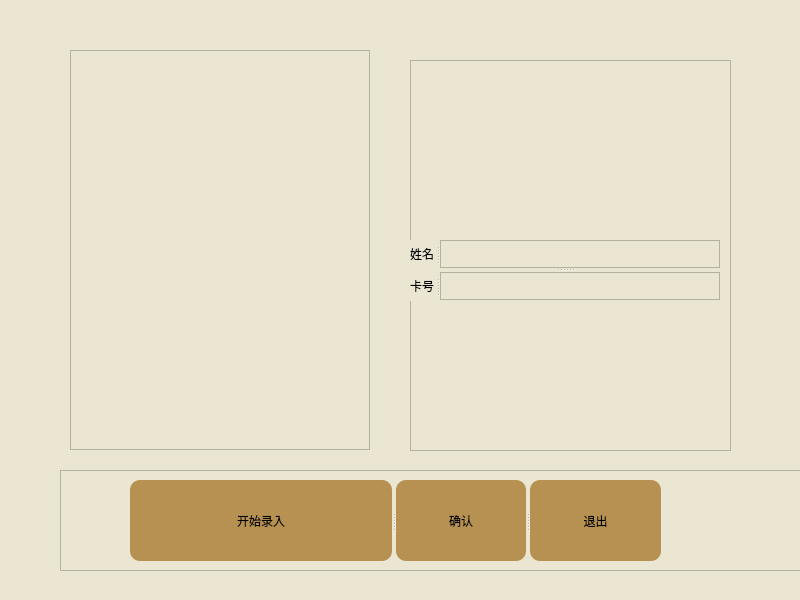
<?xml version="1.0" encoding="UTF-8"?>
<ui version="4.0">
 <class>Dialog</class>
 <widget class="QDialog" name="Dialog">
  <property name="geometry">
   <rect>
    <x>0</x>
    <y>0</y>
    <width>800</width>
    <height>600</height>
   </rect>
  </property>
  <property name="windowTitle">
   <string>录入</string>
  </property>
  <property name="styleSheet">
   <string notr="true">background-color: rgb(235, 230, 210);</string>
  </property>
  <widget class="QGraphicsView" name="photoarea">
   <property name="geometry">
    <rect>
     <x>70</x>
     <y>50</y>
     <width>300</width>
     <height>400</height>
    </rect>
   </property>
   <property name="focusPolicy">
    <enum>Qt::StrongFocus</enum>
   </property>
  </widget>
  <widget class="QFrame" name="infoframe">
   <property name="geometry">
    <rect>
     <x>410</x>
     <y>60</y>
     <width>321</width>
     <height>391</height>
    </rect>
   </property>
   <property name="frameShape">
    <enum>QFrame::StyledPanel</enum>
   </property>
   <property name="frameShadow">
    <enum>QFrame::Raised</enum>
   </property>
   <widget class="QSplitter" name="splitter_4">
    <property name="geometry">
     <rect>
      <x>0</x>
      <y>180</y>
      <width>310</width>
      <height>61</height>
     </rect>
    </property>
    <property name="sizePolicy">
     <sizepolicy hsizetype="Fixed" vsizetype="Preferred">
      <horstretch>200</horstretch>
      <verstretch>200</verstretch>
     </sizepolicy>
    </property>
    <property name="tabletTracking">
     <bool>false</bool>
    </property>
    <property name="orientation">
     <enum>Qt::Vertical</enum>
    </property>
    <widget class="QSplitter" name="splitter_2">
     <property name="orientation">
      <enum>Qt::Horizontal</enum>
     </property>
     <widget class="QLabel" name="namebar">
      <property name="text">
       <string>姓名</string>
      </property>
     </widget>
     <widget class="QTextEdit" name="nameinsert"/>
    </widget>
    <widget class="QSplitter" name="splitter_3">
     <property name="orientation">
      <enum>Qt::Horizontal</enum>
     </property>
     <widget class="QLabel" name="numberbar">
      <property name="text">
       <string>卡号</string>
      </property>
     </widget>
     <widget class="QTextEdit" name="numberinsert"/>
    </widget>
   </widget>
  </widget>
  <widget class="QFrame" name="buttonframe">
   <property name="geometry">
    <rect>
     <x>60</x>
     <y>470</y>
     <width>801</width>
     <height>101</height>
    </rect>
   </property>
   <property name="frameShape">
    <enum>QFrame::StyledPanel</enum>
   </property>
   <property name="frameShadow">
    <enum>QFrame::Raised</enum>
   </property>
   <widget class="QSplitter" name="splitter">
    <property name="geometry">
     <rect>
      <x>70</x>
      <y>10</y>
      <width>531</width>
      <height>81</height>
     </rect>
    </property>
    <property name="orientation">
     <enum>Qt::Horizontal</enum>
    </property>
    <widget class="QPushButton" name="insertbutton">
     <property name="styleSheet">
      <string notr="true">QPushButton{
background-color:rgb(183, 145, 82);
color: black; 
border-radius: 10px;
border-style:outset;}</string>
     </property>
     <property name="text">
      <string>开始录入</string>
     </property>
    </widget>
    <widget class="QPushButton" name="confirmbutton">
     <property name="enabled">
      <bool>true</bool>
     </property>
     <property name="sizePolicy">
      <sizepolicy hsizetype="Fixed" vsizetype="Fixed">
       <horstretch>0</horstretch>
       <verstretch>0</verstretch>
      </sizepolicy>
     </property>
     <property name="styleSheet">
      <string notr="true">QPushButton{
background-color:rgb(183, 145, 82);
color: black; 
border-radius: 10px;
border-style:outset;}</string>
     </property>
     <property name="text">
      <string>确认</string>
     </property>
    </widget>
    <widget class="QPushButton" name="exitbutton">
     <property name="styleSheet">
      <string notr="true">QPushButton{
background-color:rgb(183, 145, 82);
color: black; 
border-radius: 10px;
border-style:outset;}</string>
     </property>
     <property name="text">
      <string>退出</string>
     </property>
    </widget>
   </widget>
  </widget>
 </widget>
 <resources/>
 <connections/>
</ui>
